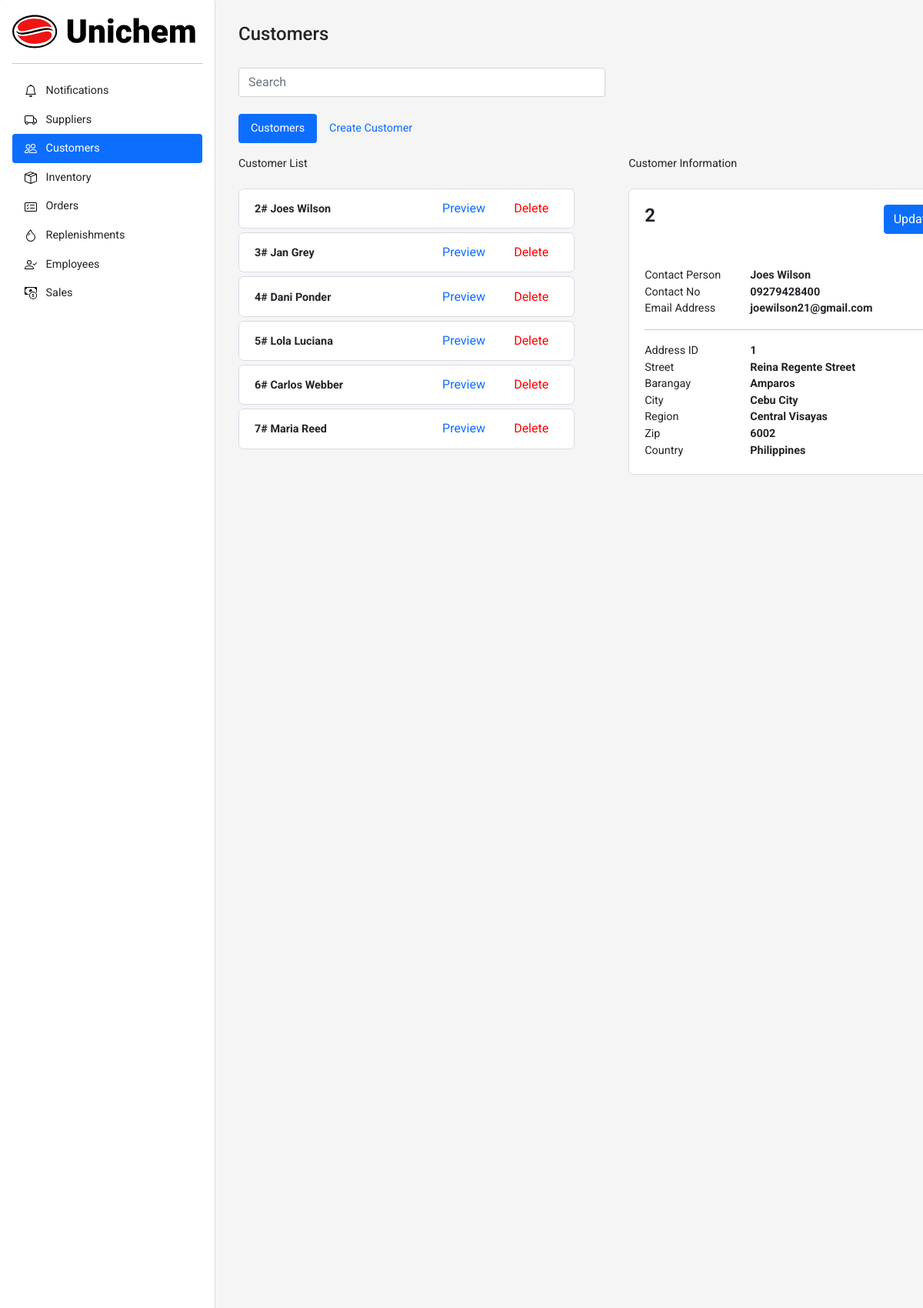
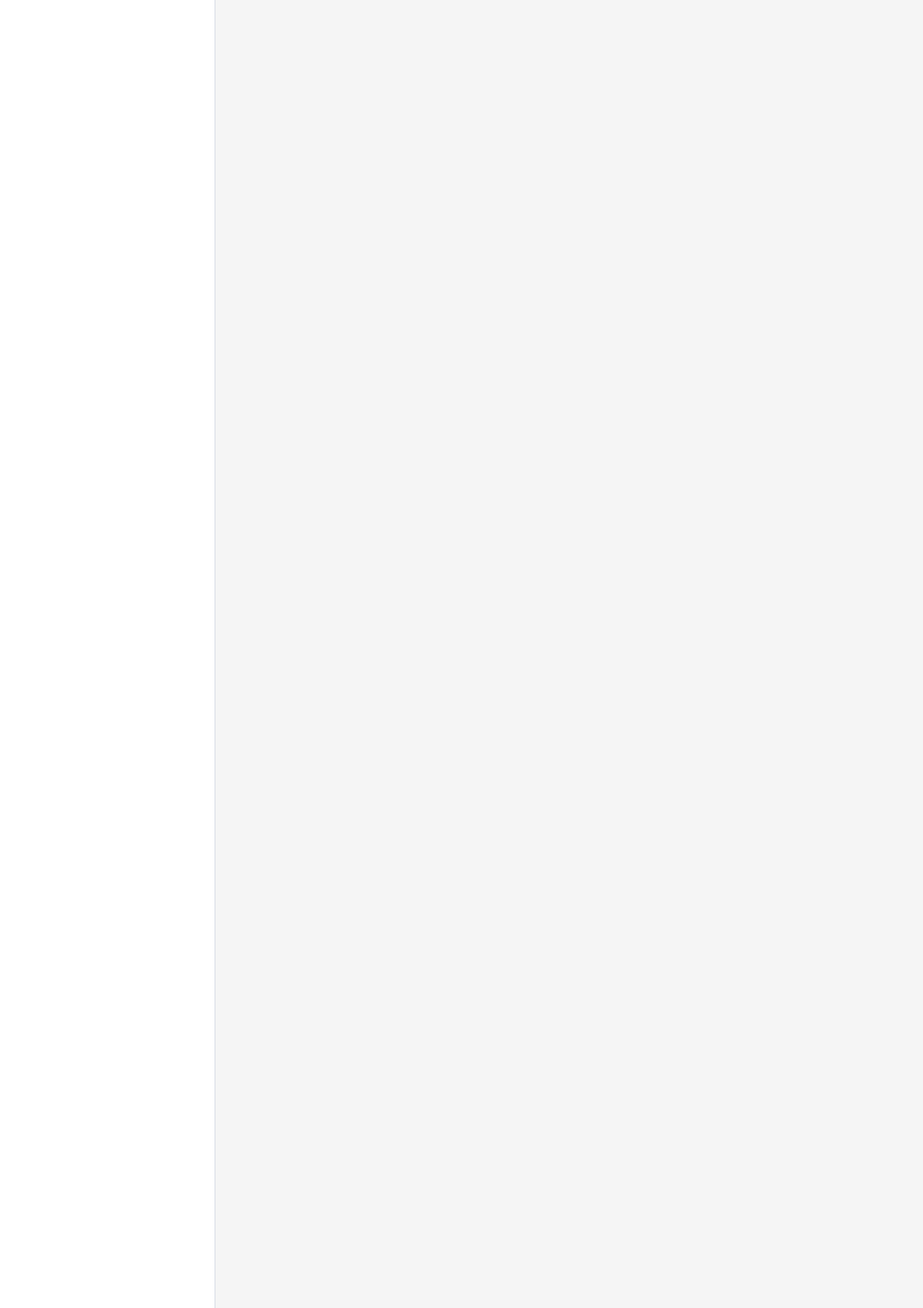
/sections/customers.php (upper part), run on the app's committed database (2 pictures, top to bottom).
### tables this page shows
CREATE TABLE `customer` (
  `customerID` int(11) NOT NULL,
  `customerFName` varchar(255) NOT NULL,
  `customerLName` varchar(255) NOT NULL,
  `dateofBirth` date NOT NULL,
  `gender` enum('M','F') NOT NULL,
  `contactNo` char(11) NOT NULL,
  `email` varchar(255) NOT NULL
);

CREATE TABLE `customer_address` (
  `addressID` int(11) NOT NULL,
  `customerID` int(11) NOT NULL,
  `street` varchar(35) DEFAULT NULL,
  `barangay` varchar(35) DEFAULT NULL,
  `city` varchar(35) NOT NULL,
  `region` varchar(35) NOT NULL,
  `country` varchar(35) NOT NULL,
  `zip` char(5) NOT NULL
);

### crud/customer/customer-information.php (called while the page is built)
<?php
    include('../crud/db_connect.php');
    $customerID = $_GET['customerID'];
    $getCustomerInformation = "SELECT *
                                FROM customer c, customer_address ca
                                WHERE c.customerID=$customerID
                                AND ca.customerID=$customerID";
    $result = mysqli_query($conn, $getCustomerInformation);
    $customer = mysqli_fetch_assoc($result);
?>

### crud/customer/customer-list.php
<?php
    include('../crud/db_connect.php');
    $getCustomerList = "SELECT * FROM customer";
    $result = mysqli_query($conn, $getCustomerList);
    if (mysqli_num_rows($result) > 0) {
        echo "
            <div class=''>
            Customer List<br><br>
            <div class='scroll-list-2'>
            ";
        while ($customer = mysqli_fetch_assoc($result)) {
            include('../components/customer/customer-list.php');
        }
        echo "
            </div>
            </div>
        ";
    }else{
        echo "There are no customers in the database";
    }
?>

### components/customer/customer-list.php
<?php
$CustomerID = $customer["customerID"];
$CustomerFName = $customer["customerFName"];
$CustomerLName = $customer["customerLName"];
    echo "
            <form method='get' action='customers.php'>
                <div class='d-flex align-items-center justify-content-between white-box-container one-supplier-customer-list round-edge'>
                    <div class='column list-name'>
                        <b>" . "$CustomerID" . "# " . "$CustomerFName" . " " . "$CustomerLName" . "</b>
                    </div>
                    <div class=''>
                            <form method='get' action='../sections/customers.php'>
                                <input type='hidden' name='customerID' value='".$CustomerID."'>
                                <button type='submit' class='btn btn-link btn-preview'>Preview</button>
                            </form>
                    </div>
                    <div class=''>
                            <form method='post' action='../sections/delete.php'>
                                <input type='hidden' name='delete' value='customer'>
                                <input type='hidden' name='customerID' value='".$CustomerID."'>
                                <button type='submit' class='btn btn-link btn-delete'>Delete</button>
                            </form>
                    </div>
                </div>
            </form>
        ";
?>

### components/customer/customer-information.php (shortened to what this page needs)
<div class="container white-box-container customer-supplier-information round-edge">
    <div class="row">
        <div class="col">
            <h4><b><?php echo $customer['customerID']; ?></b></h3>
        </div>
        <div class="col d-flex justify-content-end">
            <form method="get" action="../sections/customer-update.php">
                <button type="submit" class="btn btn-primary">Update</button>
            </form>
        </div>
    </div>
    <br>
    <br>
    <div class="row">
        <div class="col">
            Contact Person<br>
            Contact No<br>
            Email Address
        </div>
        <div class="col-8">
            <b>
                <?php echo
                $customer['customerFName']." ".$customer['customerLName']."<br>".
                $customer['contactNo']."<br>".
                $customer['email'];
                ?>
            </b>
        </div>
    </div>
    <hr>
    <div class="row">
        <div class="col">
            Address ID<br>
            Street<br>
            Barangay<br>
            City<br>
            Region<br>
            Zip<br>
            Country
        </div>
        <div class="col-8">
            <b>
                <?php echo
                $customer['addressID']."<br>".
                $customer['street']."<br>".
                $customer['barangay']."<br>".
                $customer['city']."<br>".
                $customer['region']."<br>".
                $customer['zip']."<br>".
                $customer['country'];
                ?>
            </b>
        </div>
    </div>
</div>

### style/import.php (style rules this page uses)
* { margin: 0; padding: 0; font-family: 'Roboto', sans-serif; }
body:not(h1):not(h2):not(h3):not(h4):not(h5):not(h6) { font-size: .9rem; }
body { min-height: 100vh; min-height: -webkit-fill-available; background-color: whitesmoke; }
html { height: -webkit-fill-available; }
.round-edge { border-radius: 7px; }
.white-box-container { background-color: white; border: 1px solid #D5DBE4; padding: 20px; }
.customer-supplier-information { width: 429.27px; }
.one-supplier-customer-list { height: 52.31px; width: 437.22px; margin: 0 0 5px 0; }
.scroll-list-2 { height: 650.43px; overflow-x: hidden; overflow-y: scroll; padding: 0 20px 0 0; }
.btn-delete { color: red; text-decoration: none; }
.btn-preview { color: #0d6efd; text-decoration: none; }
.list-name { width: 220px; height: 20px; overflow-x: hidden; overflow-y: hidden; }

### data on the page
customer: customerID "2", customerFName "Joes", customerLName "Wilson"
customer: customerID "3", customerFName "Jan", customerLName "Grey"
customer: customerID "4", customerFName "Dani", customerLName "Ponder"
customer: customerID "5", customerFName "Lola", customerLName "Luciana"
customer: customerID "6", customerFName "Carlos", customerLName "Webber"
customer: customerID "7", customerFName "Maria", customerLName "Reed"
customer_address: customerID "2", customerID.customerFName "Joes", customerID.customerLName "Wilson", customerID.contactNo "09279428400", customerID.email "joewilson21@gmail.com", addressID "1", street "Reina Regente Street", barangay "Amparos", city "Cebu City", region "Central Visayas", zip "6002", country "Philippines"
